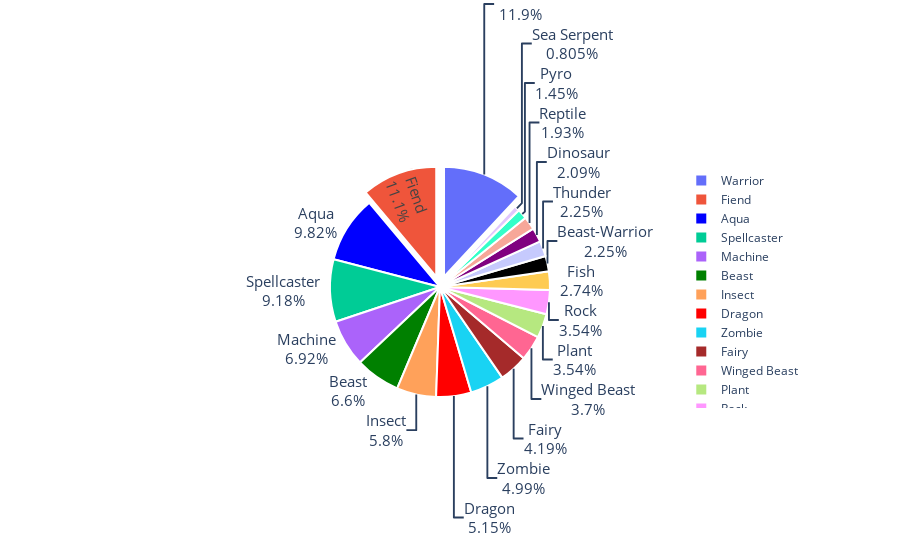

Notebook code for this chart:
### Markdown cell above
Pie Charts

### Code cell
#This is just to compare how plotly would plot the same data I plotted in the Matplotlib notebook
#See below for the Matplotlib version!
colors = ['blue', 'green', 'black', 'purple', 'red', 'brown']


fig= go.Figure(data=[go.Pie(labels=
                            ['Aqua','Beast','Beast-Warrior','Dinosaur',
                             'Dragon','Fairy','Fiend','Fish',
                             'Insect','Machine','Plant','Pyro',
                             'Reptile','Rock','Sea Serpent','Spellcaster',
                             'Thunder','Warrior','Winged Beast','Zombie'],
                            
                           values = [61, 41, 14, 13, 
                                     32, 26, 69, 17, 
                                     36, 43, 22, 9,
                                     12, 22, 5, 57, 
                                     14, 74, 23, 31])])
fig.update_traces(hoverinfo = 'label+percent', textfont_size = 15, 
                 textinfo = 'label+percent',
                 pull = [0,0,0,0,
                         0,0,0.1,0,
                         0,0,0,0,
                         0,0,0,0,
                         0,0.1,0,0,],
                 marker = dict(colors = colors, line = dict(color = 'white',
                                                           width = 2)))

### Figure 1 — Plotly figure (JSON) as saved in the notebook; plotly's stock layout.template omitted (floating-point values rounded to 4 significant figures)
{"data": [{"hoverinfo": "label+percent", "labels": ["Aqua", "Beast", "Beast-Warrior", "Dinosaur", "Dragon", "Fairy", "Fiend", "Fish", "Insect", "Machine", "Plant", "Pyro", "Reptile", "Rock", "Sea Serpent", "Spellcaster", "Thunder", "Warrior", "Winged Beast", "Zombie"], "marker": {"colors": ["blue", "green", "black", "purple", "red", "brown"], "line": {"color": "white", "width": 2}}, "pull": [0, 0, 0, 0, 0, 0, 0.1, 0, 0, 0, 0, 0, 0, 0, 0, 0, 0, 0.1, 0, 0], "textfont": {"size": 15}, "textinfo": "label+percent", "type": "pie", "values": [61, 41, 14, 13, 32, 26, 69, 17, 36, 43, 22, 9, 12, 22, 5, 57, 14, 74, 23, 31]}], "layout": {}}
